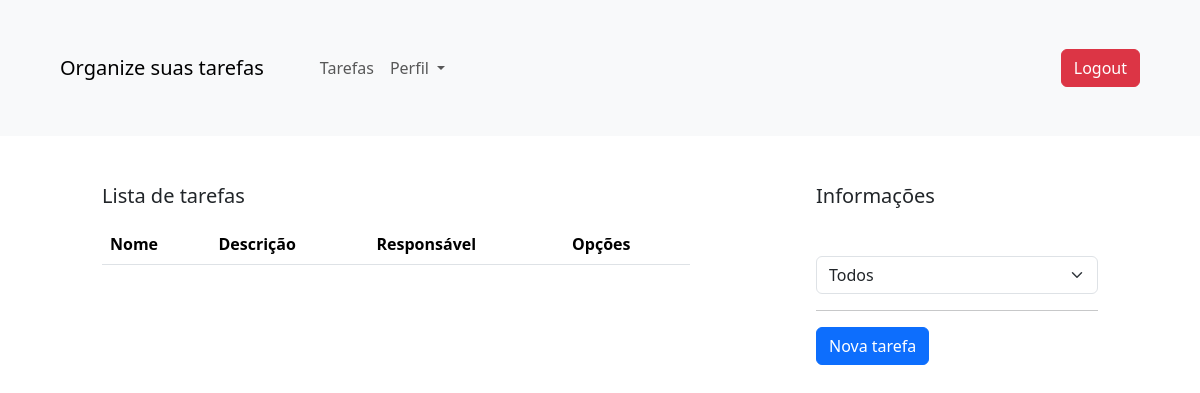
The app's page /tarefas/ (signed in), older data.
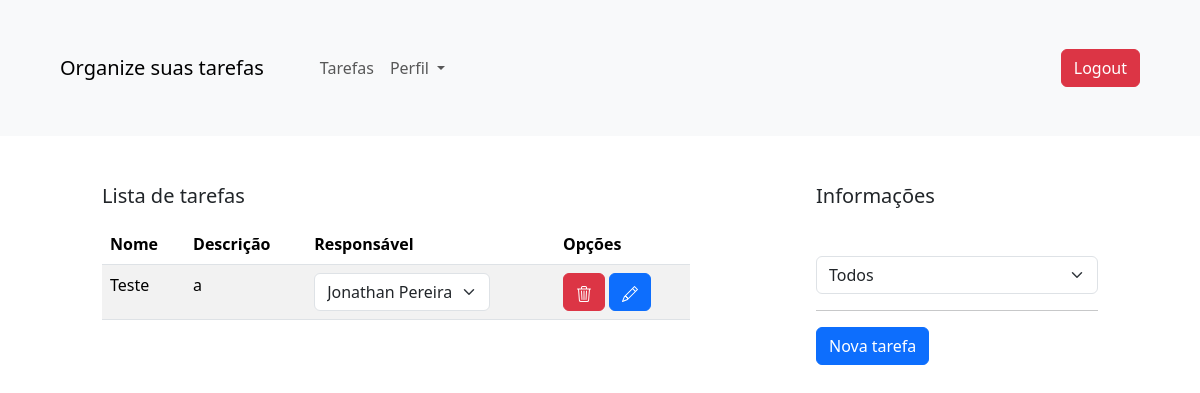
The same page, newer data.
### tasks/models.py (models this page shows, shortened)
class Task(models.Model):
    class Status(models.TextChoices):
        PENDENTE = 'TODO', 'Em andamento'
        CONCLUIDA = 'DONE', 'Concluída'
        CANCELADA = 'CANCELLED', 'Cancelada'
        BLOQUEADA = 'BLOCKED', 'Bloqueada'
        BACKLOG = 'BACKLOG', 'Backlog'
    title = models.CharField(max_length=255)
    description = models.TextField()
    user = models.ForeignKey('auth.User', on_delete=models.CASCADE)
    created_at = models.DateTimeField(auto_now_add=True)
    due_date = models.DateField( null=True, blank=True)
    status = models.CharField(
        max_length=20,
        choices=Status.choices,
        default=Status.PENDENTE,
    )

### tasks/views.py (the view)
# urls.py: path("", tasks.task_list, name="index"),
@login_required
def task_list(request):
    tasks = Task.objects.all()
    users = User.objects.all()
    status_list = Task.objects.values_list('status', flat=True).distinct()
    selected_status = request.GET.get('status', '')
    if selected_status:
        tasks = tasks.filter(status=selected_status)
    form = TaskForm()
    context = {
        'tasks': tasks,
        'users': users,
        'form': form,
        'status_list': status_list,
        'selected_status': selected_status
    }
    return render(request, 'tasks/list.html', context)

### templates/tasks/list.html (shortened to what this page needs)
{% extends "tasks/index.html" %}
{% block content_task %}
    <table class="table table-striped">
        <thead>
        <tr>
            <th>Nome</th>
            <th>Descrição</th>
            <th>Responsável</th>
            <th>Opções</th>
        </tr>
        </thead>
        <tbody>
        {% for task in tasks %}
            <tr>
                <td>{{ task.title }}</td>
                <td>{{ task.description }}</td>
                <td>
                    <form method="post" action="{% url 'tasks:change_user' task.id 0 %}"
                          style="display:inline;">
                        <label>
                            <select name="user_id" class="form-select"
                                    onchange="this.form.action='{% url 'tasks:change_user' task.id 0 %}'.replace('0', this.value); this.form.submit()">
                                {% for user in users %}
                                    <option value="{{ user.id }}"
                                            {% if user.id == task.user.id %}selected{% endif %}>
                                        {{ user.first_name }} {{ user.last_name }}
                                    </option>
                                {% endfor %}
                            </select>
                        </label>
                    </form>
                </td>
                <td>
                    <a href="{% url 'tasks:delete_task' task.id %}" class="btn btn-danger">
                    </a>
                    <a href="{% url 'tasks:edit_task' task.id %}" class="btn btn-primary">
                    </a>
                </td>
            </tr>
        {% endfor %}
    </table>
{% endblock %}
{% block content_info %}
    <h5 class="text-start mb-5">Informações</h5>
    <form method="get">
        <select name="status" class="form-select" onchange="this.form.submit()">
            <option value="">Todos</option>
        </select>
    </form>
    <hr>
    <button type="button" class="btn btn-primary" data-bs-toggle="modal" data-bs-target="#createModalTask">
        Nova tarefa
    </button>
{% endblock %}

Row changes from the older to the newer data that the page shows:
added Task: title "Teste", description "a", user_id "Jonathan Pereira"
